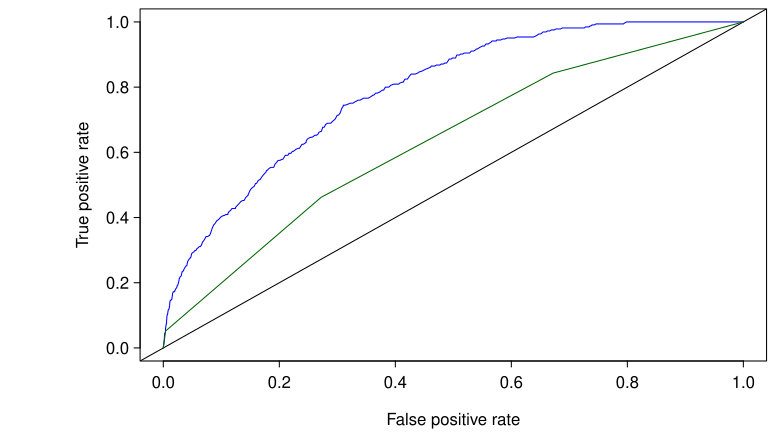

The R source for this figure:
library(openintro)
library(dplyr)
library(ROCR)
data(COL)

d.primary = demographic.primary
d.valid = demographic.validation

# redefine for age-restricted data

d.primary = d.primary[d.primary$age < 100, ]
d.valid = d.valid[d.valid$age < 100, ]

# interaction model, primary data

m = glm(mort30 ~ triage + age + sex + age*sex, data = d.primary,
                    family = "binomial")

pred.m <- prediction(m$fitted.values, d.primary$mort30)
perf.m <- performance(pred.m, "tpr", "fpr")

# model with dept only

m.dept = glm(mort30 ~ triage, data = d.primary,
             family = "binomial")
fitted.m.dept = predict(m.dept, newdata = d.valid,
                        type = 'response')

pred.m.dept = prediction(fitted.m.dept,
                         d.valid$mort30)
perf.m.dept = performance(pred.m.dept, "tpr", "fpr")

fpr.dept = round(as.vector(perf.m.dept@x.values[[1]]), digits = 3)
tpr.dept = round(as.vector(perf.m.dept@y.values[[1]]), digits = 3)

# ns1 <- 4
myPDF("ROCDanishED.pdf", 7.7, 4.4,
      mar = c(3.9, 7, 0.5, 0.2),
      mgp = c(2.4, 0.55, 0))

plot(perf.m,
     xlab = "False positive rate",
     ylab = "True positive rate",
     col = "blue")

abline(a = 0, b = 1)

lines(fpr.dept, tpr.dept,
      lty = 1, col = "darkgreen")

dev.off()
